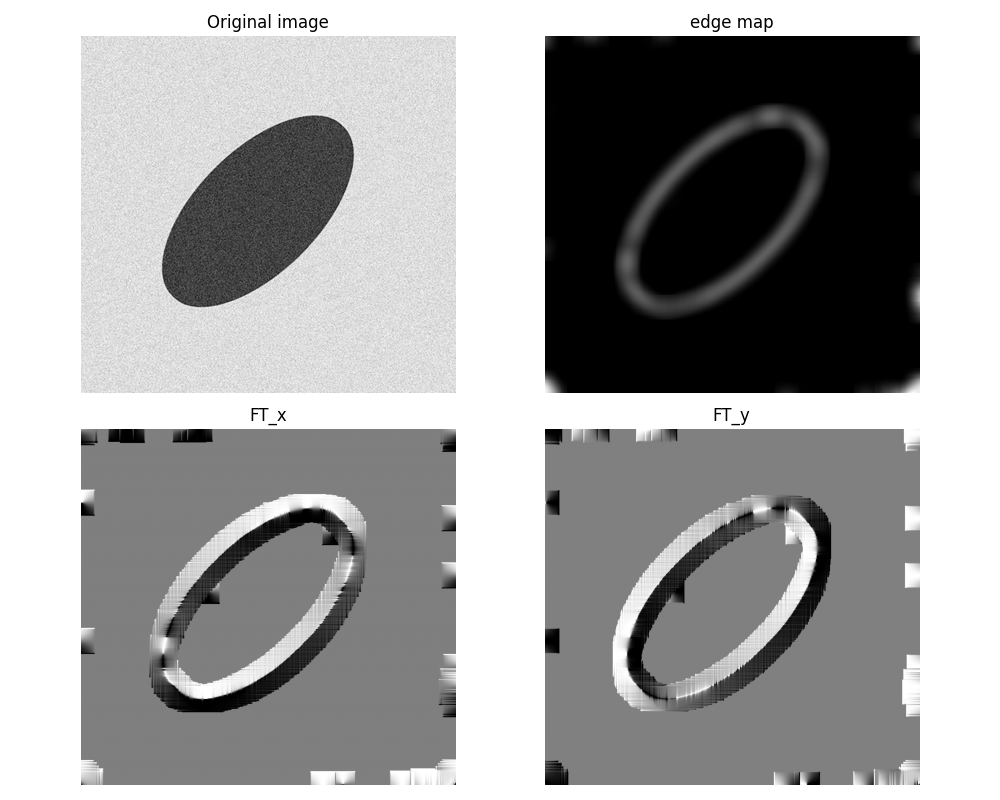

Write the Python code that produced this figure.
import os
import sys
import numpy as np
import matplotlib.pyplot as plt
from skimage.io import imread
from scipy.io import loadmat, savemat
from libDIPUM.snake_manual_input import snake_manual_input
from libDIP.snakeMap4e import snakeMap4e
from libDIP.snakeForce4e import snakeForce4e
from libDIP.snakeIterate4e import snakeIterate4e
from libDIP.snakeReparam4e import snakeReparam4e
from libDIPUM.snake_display import snake_display
from libDIPUM.data_path import dip_data

# Parameters
Alpha = 0.5
Beta = 2.0
Gamma = 5.0
NPoints = 150
T = 0.001
Sig = 15
NSig = 3
Order = 'both'
NIter = 300

# Data
img_path = dip_data('noisy-elliptical-object.tif')
g = imread(img_path)

# Display image and get initial snake manually.
if os.path.exists('Figure112.mat'):
    mat = loadmat('Figure112.mat')
    xi = mat['xi'].squeeze()
    yi = mat['yi'].squeeze()
else:
    xi, yi = snake_manual_input(g, NPoints, 'go')
    savemat('Figure112.mat', {'xi': xi, 'yi': yi})

# Close the snake
xi = np.concatenate([xi, [xi[0]]])
yi = np.concatenate([yi, [yi[0]]])

# Edge map using filtering before and after edge map is computed.
emap = snakeMap4e(g, T, Sig, NSig, Order)

# Snake force using plain gradient.
FTx, FTy = snakeForce4e(emap, 'gradient')

# Normalize the forces.
mag = np.sqrt(FTx ** 2 + FTy ** 2)
FTx = FTx / (mag + 1e-10)
FTy = FTy / (mag + 1e-10)

x = xi.copy()
y = yi.copy()

# Iterate
for _ in range(NIter):
    x, y = snakeIterate4e(Alpha, Beta, Gamma, x, y, 1, FTx, FTy)
    x, y = snakeReparam4e(x, y)

# Display figure 1
fig1, axes1 = plt.subplots(2, 2, figsize=(10, 8))
axes1[0, 0].imshow(g, cmap='gray')
axes1[0, 0].set_title('Original image')
axes1[0, 0].axis('off')

axes1[0, 1].imshow(emap, cmap='gray')
axes1[0, 1].set_title('edge map')
axes1[0, 1].axis('off')

axes1[1, 0].imshow(FTx, cmap='gray')
axes1[1, 0].set_title('FT_x')
axes1[1, 0].axis('off')

axes1[1, 1].imshow(FTy, cmap='gray')
axes1[1, 1].set_title('FT_y')
axes1[1, 1].axis('off')

plt.tight_layout()
plt.savefig('Figure112.png')

# Display figure 2
fig2, ax2 = plt.subplots(1, 1, figsize=(6, 6))
r = 10
ax2.quiver(np.flipud(FTy[::r, ::r]), np.flipud(-FTx[::r, ::r]))
ax2.set_title('Vector snake force')
plt.tight_layout()
plt.savefig('Figure112Bis.png')

# Display figure 3
fig3, ax3 = plt.subplots(1, 1, figsize=(6, 6))
ax3.imshow(g, cmap='gray')
ax3.plot(xi, yi, 'or')
ax3.set_title('Initial contour')
ax3.axis('off')
plt.tight_layout()
plt.savefig('Figure112Ter.png')

# Display figure 4
fig4, ax4 = plt.subplots(1, 1, figsize=(6, 6))
ax4.imshow(g, cmap='gray')
snake_display(x, y, 'go')
plt.tight_layout()
plt.savefig('Figure112Quart.png')

plt.show()
